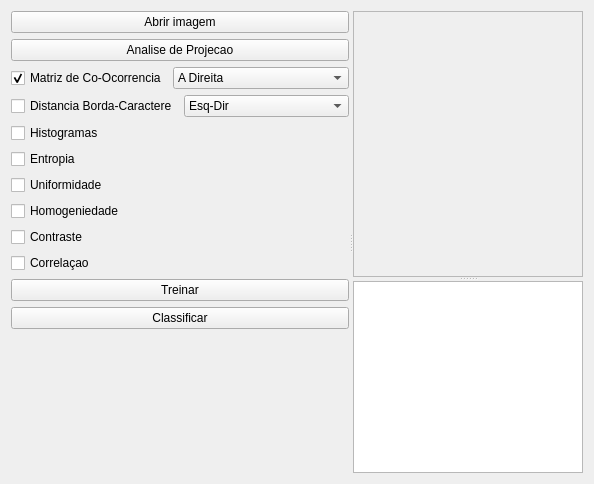
<?xml version="1.0" encoding="UTF-8"?>
<ui version="4.0">
 <class>OCRWindow</class>
 <widget class="QWidget" name="OCRWindow">
  <property name="geometry">
   <rect>
    <x>0</x>
    <y>0</y>
    <width>594</width>
    <height>484</height>
   </rect>
  </property>
  <property name="windowTitle">
   <string>Form</string>
  </property>
  <layout class="QVBoxLayout" name="verticalLayout_5">
   <item>
    <widget class="QSplitter" name="splitter_2">
     <property name="orientation">
      <enum>Qt::Horizontal</enum>
     </property>
     <widget class="QWidget" name="layoutWidget">
      <layout class="QVBoxLayout" name="verticalLayout_4">
       <item>
        <widget class="QPushButton" name="btnOCRAbrirImg">
         <property name="text">
          <string>Abrir imagem</string>
         </property>
         <property name="icon">
          <iconset resource="hIP_Recursos.qrc">
           <normaloff>:/new/icones/icones/document-open.png</normaloff>:/new/icones/icones/document-open.png</iconset>
         </property>
        </widget>
       </item>
       <item>
        <widget class="QPushButton" name="btnAnaliseProjecao">
         <property name="text">
          <string>Analise de Projecao</string>
         </property>
         <property name="icon">
          <iconset resource="hIP_Recursos.qrc">
           <normaloff>:/new/icones/icones/layer_raster_histogram.png</normaloff>:/new/icones/icones/layer_raster_histogram.png</iconset>
         </property>
        </widget>
       </item>
       <item>
        <layout class="QVBoxLayout" name="verticalLayout_2">
         <item>
          <layout class="QHBoxLayout" name="horizontalLayout">
           <item>
            <widget class="QCheckBox" name="chkbMatrizCoOcorrencia">
             <property name="text">
              <string>Matriz de Co-Ocorrencia</string>
             </property>
             <property name="checked">
              <bool>true</bool>
             </property>
            </widget>
           </item>
           <item>
            <widget class="QComboBox" name="cbbMatrizCoOcorrencia">
             <item>
              <property name="text">
               <string>A Direita</string>
              </property>
             </item>
             <item>
              <property name="text">
               <string>Abaixo</string>
              </property>
             </item>
             <item>
              <property name="text">
               <string>A Direita e Abaixo</string>
              </property>
             </item>
             <item>
              <property name="text">
               <string>A Direita e Acima</string>
              </property>
             </item>
             <item>
              <property name="text">
               <string>A Direita e Baixo Diagonal</string>
              </property>
             </item>
             <item>
              <property name="text">
               <string>A Direita e Acima Diagonal</string>
              </property>
             </item>
            </widget>
           </item>
          </layout>
         </item>
         <item>
          <layout class="QHBoxLayout" name="horizontalLayout_2">
           <item>
            <widget class="QCheckBox" name="chkbDistBordaCaractere">
             <property name="text">
              <string>Distancia Borda-Caractere</string>
             </property>
            </widget>
           </item>
           <item>
            <widget class="QComboBox" name="cbbDistBordaCaractere">
             <item>
              <property name="text">
               <string>Esq-Dir</string>
              </property>
             </item>
             <item>
              <property name="text">
               <string>Dir-Esq</string>
              </property>
             </item>
             <item>
              <property name="text">
               <string>Esq-Dir-Sub</string>
              </property>
             </item>
             <item>
              <property name="text">
               <string>Esq-Dir-Desc</string>
              </property>
             </item>
             <item>
              <property name="text">
               <string>Dir-Esq-Sub</string>
              </property>
             </item>
             <item>
              <property name="text">
               <string>Dir-Esq-Desc</string>
              </property>
             </item>
             <item>
              <property name="text">
               <string>Bottom-Up</string>
              </property>
             </item>
             <item>
              <property name="text">
               <string>Top-Down</string>
              </property>
             </item>
            </widget>
           </item>
          </layout>
         </item>
         <item>
          <widget class="QCheckBox" name="chkbHistogramas">
           <property name="text">
            <string>Histogramas</string>
           </property>
          </widget>
         </item>
         <item>
          <widget class="QCheckBox" name="chkbEntropia">
           <property name="text">
            <string>Entropia</string>
           </property>
          </widget>
         </item>
         <item>
          <widget class="QCheckBox" name="chkbUniformidade">
           <property name="text">
            <string>Uniformidade</string>
           </property>
          </widget>
         </item>
         <item>
          <widget class="QCheckBox" name="chkbHomogeniedade">
           <property name="text">
            <string>Homogeniedade</string>
           </property>
          </widget>
         </item>
         <item>
          <widget class="QCheckBox" name="chkbContraste">
           <property name="text">
            <string>Contraste</string>
           </property>
          </widget>
         </item>
         <item>
          <widget class="QCheckBox" name="chkbCorrelacao">
           <property name="text">
            <string>Correlaçao</string>
           </property>
          </widget>
         </item>
        </layout>
       </item>
       <item>
        <layout class="QVBoxLayout" name="verticalLayout">
         <item>
          <widget class="QPushButton" name="btnTreinar">
           <property name="text">
            <string>Treinar</string>
           </property>
          </widget>
         </item>
         <item>
          <widget class="QPushButton" name="btnClassificar">
           <property name="text">
            <string>Classificar</string>
           </property>
          </widget>
         </item>
         <item>
          <spacer name="verticalSpacer">
           <property name="orientation">
            <enum>Qt::Vertical</enum>
           </property>
           <property name="sizeHint" stdset="0">
            <size>
             <width>20</width>
             <height>40</height>
            </size>
           </property>
          </spacer>
         </item>
        </layout>
       </item>
      </layout>
     </widget>
     <widget class="QSplitter" name="splitter">
      <property name="orientation">
       <enum>Qt::Vertical</enum>
      </property>
      <widget class="QScrollArea" name="scrollArea">
       <property name="sizePolicy">
        <sizepolicy hsizetype="Expanding" vsizetype="Preferred">
         <horstretch>0</horstretch>
         <verstretch>4</verstretch>
        </sizepolicy>
       </property>
       <property name="widgetResizable">
        <bool>true</bool>
       </property>
       <widget class="QWidget" name="scrollAreaWidgetContents">
        <property name="geometry">
         <rect>
          <x>0</x>
          <y>0</y>
          <width>260</width>
          <height>267</height>
         </rect>
        </property>
        <layout class="QVBoxLayout" name="verticalLayout_3">
         <property name="leftMargin">
          <number>1</number>
         </property>
         <property name="topMargin">
          <number>1</number>
         </property>
         <property name="rightMargin">
          <number>1</number>
         </property>
         <property name="bottomMargin">
          <number>1</number>
         </property>
         <item>
          <widget class="QLabel" name="lblImg">
           <property name="text">
            <string/>
           </property>
           <property name="alignment">
            <set>Qt::AlignLeading|Qt::AlignLeft|Qt::AlignTop</set>
           </property>
          </widget>
         </item>
        </layout>
       </widget>
      </widget>
      <widget class="QPlainTextEdit" name="txtLog">
       <property name="font">
        <font>
         <family>Courier New</family>
         <pointsize>9</pointsize>
        </font>
       </property>
      </widget>
     </widget>
    </widget>
   </item>
  </layout>
 </widget>
 <resources>
  <include location="hIP_Recursos.qrc"/>
 </resources>
 <connections/>
</ui>
